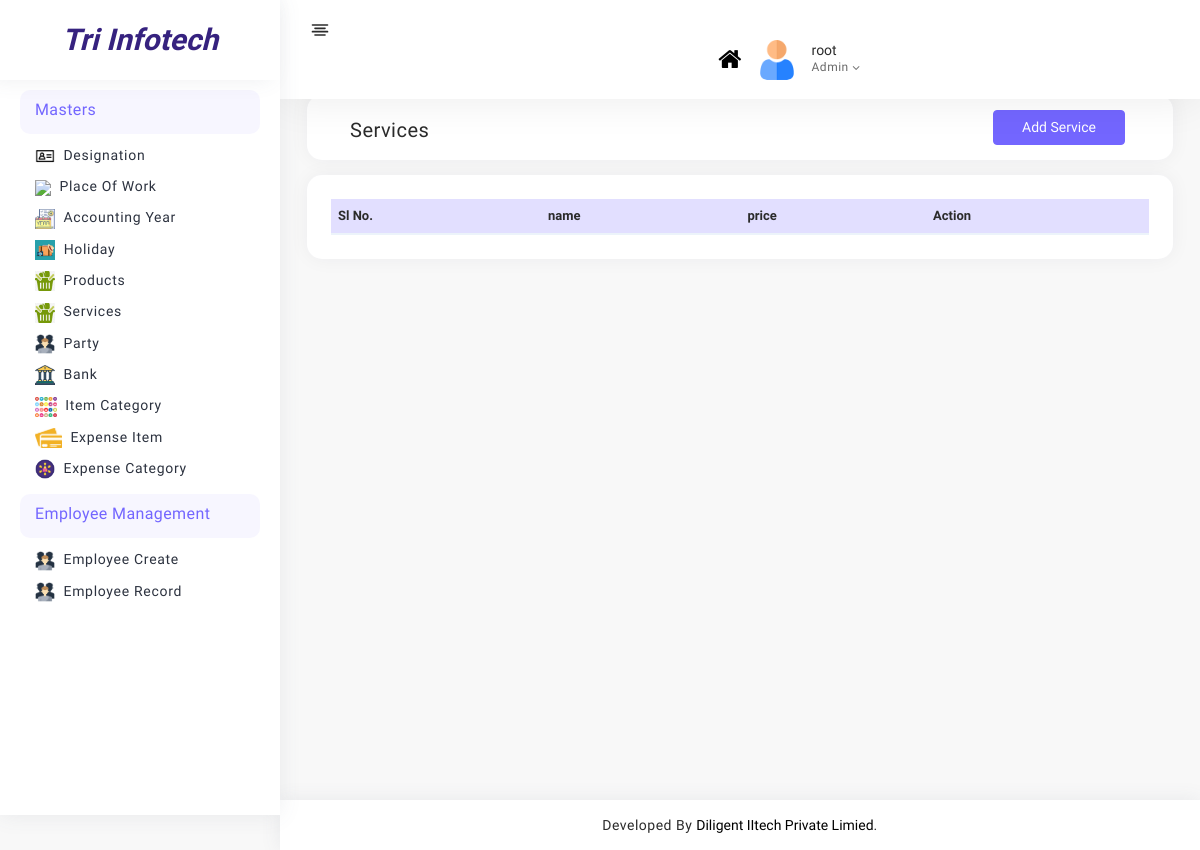
The page /admin_panel/services/ (signed in) on the database as committed earlier.
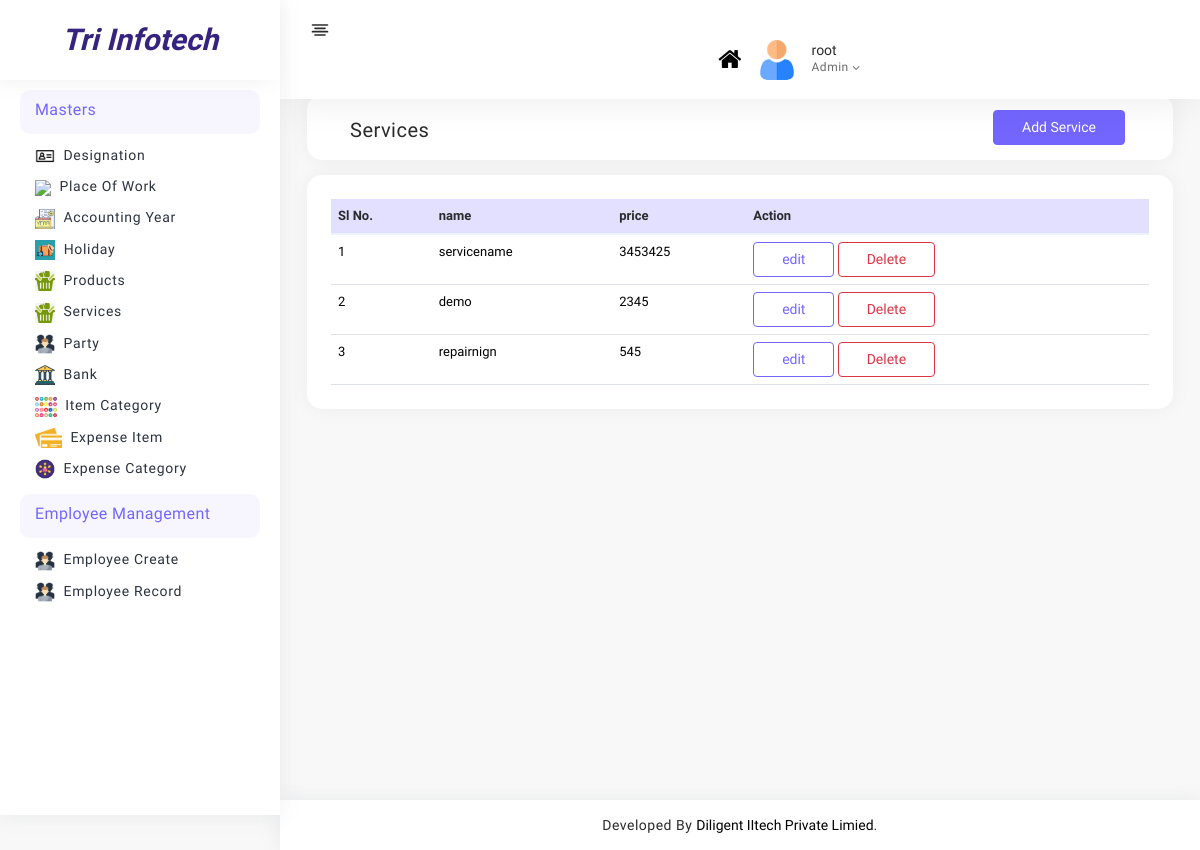
The same page on the database as committed later.
### admin_panel/models.py (models this page shows, shortened)
class Service(models.Model):
    taxTypes = (
            ('withTax','with Tax'),
            ('withoutTax','without Tax'),
        )
    name = models.CharField(max_length=100)
    hsn_code = models.CharField(max_length=100)
    sale_price = models.CharField(max_length=100)
    sale_price_type = models.CharField( choices=taxTypes,max_length=50)
    tax_rate = models.CharField(choices=gstStatic,max_length=20)

### admin_panel/views.py (the view)
# urls.py: path("services/",views.services,name="services"),
def services(request):
    if request.user.is_staff:
        services = Service.objects.all().order_by("-id")
        return render(request,"masters/arp_items/services.html",{"services":services})
    else:
        return redirect("login")

### admin_panel/templates/masters/arp_items/services.html (shortened to what this page needs)
{% extends 'base.html' %}
{% load static %}
{% block content %}
<div class="page-body">
    <form>
        <div class="container-fluid">
            <div class="card p-3 py-2 project-list">
                <div class="row">
                    <div class="col-md-6">
                        <h5 class="mb-0 mt-2">Services</h5>
                    </div>
                    <div class="col-md-6">
                        <a class="btn btn-primary" href="{% url 'service_add' %}"> Add Service</a>
                    </div>
                </div>
            </div>
            <div class="card rs-mt-10 rs-br-0">
                <div class="card-body p-4 rs-p-0">
                    <div class="">
                        <table class="table rs_table">
                            <thead>
                                <tr>
                                    <th class="rs-w-5"><span class="hidden-xs">Sl No.</span></th>
                                    <th>name</th>
                                    <th>price</th>
                                    <th class="rs-text-right">Action</th>
                                </tr>
                            </thead>
                            <tbody>
                                {% for service in services %}
                                <tr>
                                    <td class="rs-pr-0">
                                        <span class="hidden-xs">{{ forloop.counter }}</span>
                                    </td>
                                    <td>{{ service.name}}</td>
                                    <td>{{ service.sale_price}}</td>
                                    <td class="rs-text-right"><a href="{% url 'service_edit' service.id %}"
                                            class="btn btn-outline-primary">edit</a>
                                            <a type="button" class="btn btn-outline-danger" data-toggle="modal"
                                            data-target="#exampleModal-{{forloop.counter}}">
                                            Delete
                                    </a>
                                        </td>
                                </tr>
                                {% endfor %}
                            </tbody>
                        </table>
                    </div>
                </div>
            </div>
        </div>
    </form>
</div>
{% endblock content %}

Rows that differ between the two databases and show on the page:
added Service: name "servicename", sale_price "3453425"
added Service: name "demo", sale_price "2345"
added Service: name "repairnign", sale_price "545"
